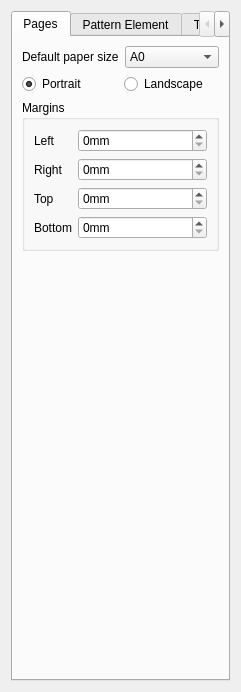
<?xml version="1.0" encoding="UTF-8"?>
<ui version="4.0">
 <class>PrinterConfigPage</class>
 <widget class="QWidget" name="PrinterConfigPage">
  <property name="geometry">
   <rect>
    <x>0</x>
    <y>0</y>
    <width>238</width>
    <height>629</height>
   </rect>
  </property>
  <property name="windowTitle">
   <string>Printer Configuration</string>
  </property>
  <layout class="QVBoxLayout" name="verticalLayout_12">
   <item>
    <widget class="QTabWidget" name="tabWidget">
     <property name="currentIndex">
      <number>0</number>
     </property>
     <widget class="QWidget" name="tab">
      <attribute name="title">
       <string>Pages</string>
      </attribute>
      <layout class="QVBoxLayout" name="verticalLayout_13">
       <item>
        <layout class="QHBoxLayout" name="horizontalLayout_2">
         <item>
          <widget class="QLabel" name="label">
           <property name="text">
            <string>Default paper size</string>
           </property>
          </widget>
         </item>
         <item>
          <widget class="KComboBox" name="kcfg_Page_Size">
           <property name="sizePolicy">
            <sizepolicy hsizetype="Preferred" vsizetype="Preferred">
             <horstretch>0</horstretch>
             <verstretch>0</verstretch>
            </sizepolicy>
           </property>
           <property name="toolTip">
            <string>Select a paper size</string>
           </property>
           <item>
            <property name="text">
             <string comment="Paper size">A0</string>
            </property>
           </item>
           <item>
            <property name="text">
             <string comment="Paper size">A1</string>
            </property>
           </item>
           <item>
            <property name="text">
             <string comment="Paper size">A2</string>
            </property>
           </item>
           <item>
            <property name="text">
             <string comment="Paper size">A3</string>
            </property>
           </item>
           <item>
            <property name="text">
             <string comment="Paper size">A4</string>
            </property>
           </item>
           <item>
            <property name="text">
             <string comment="Paper size">A5</string>
            </property>
           </item>
           <item>
            <property name="text">
             <string comment="Paper size">A6</string>
            </property>
           </item>
           <item>
            <property name="text">
             <string comment="Paper size">A7</string>
            </property>
           </item>
           <item>
            <property name="text">
             <string comment="Paper size">A8</string>
            </property>
           </item>
           <item>
            <property name="text">
             <string comment="Paper size">A9</string>
            </property>
           </item>
           <item>
            <property name="text">
             <string comment="Paper size">B0</string>
            </property>
           </item>
           <item>
            <property name="text">
             <string comment="Paper size">B1</string>
            </property>
           </item>
           <item>
            <property name="text">
             <string comment="Paper size">B2</string>
            </property>
           </item>
           <item>
            <property name="text">
             <string comment="Paper size">B3</string>
            </property>
           </item>
           <item>
            <property name="text">
             <string comment="Paper size">B4</string>
            </property>
           </item>
           <item>
            <property name="text">
             <string comment="Paper size">B5</string>
            </property>
           </item>
           <item>
            <property name="text">
             <string comment="Paper size">B6</string>
            </property>
           </item>
           <item>
            <property name="text">
             <string comment="Paper size">B7</string>
            </property>
           </item>
           <item>
            <property name="text">
             <string comment="Paper size">B8</string>
            </property>
           </item>
           <item>
            <property name="text">
             <string comment="Paper size">B9</string>
            </property>
           </item>
           <item>
            <property name="text">
             <string comment="Paper size">B10</string>
            </property>
           </item>
           <item>
            <property name="text">
             <string comment="Paper size">C5E</string>
            </property>
           </item>
           <item>
            <property name="text">
             <string comment="Paper size">Comm10E</string>
            </property>
           </item>
           <item>
            <property name="text">
             <string comment="Paper size">DLE</string>
            </property>
           </item>
           <item>
            <property name="text">
             <string comment="Paper size">Executive</string>
            </property>
           </item>
           <item>
            <property name="text">
             <string comment="Paper size">Folio</string>
            </property>
           </item>
           <item>
            <property name="text">
             <string comment="Paper size">Ledger</string>
            </property>
           </item>
           <item>
            <property name="text">
             <string comment="Paper size">Legal</string>
            </property>
           </item>
           <item>
            <property name="text">
             <string comment="Paper size">Letter</string>
            </property>
           </item>
           <item>
            <property name="text">
             <string comment="Paper size">Tabloid</string>
            </property>
           </item>
          </widget>
         </item>
        </layout>
       </item>
       <item>
        <layout class="QHBoxLayout" name="horizontalLayout">
         <item>
          <widget class="QRadioButton" name="PortraitRadioButton">
           <property name="text">
            <string>Portrait</string>
           </property>
           <property name="checked">
            <bool>true</bool>
           </property>
           <attribute name="buttonGroup">
            <string notr="true">kcfg_Page_Orientation</string>
           </attribute>
          </widget>
         </item>
         <item>
          <widget class="QRadioButton" name="LandscapeRadioButton">
           <property name="text">
            <string>Landscape</string>
           </property>
           <attribute name="buttonGroup">
            <string notr="true">kcfg_Page_Orientation</string>
           </attribute>
          </widget>
         </item>
        </layout>
       </item>
       <item>
        <widget class="QGroupBox" name="groupBox">
         <property name="title">
          <string>Margins</string>
         </property>
         <layout class="QVBoxLayout" name="verticalLayout">
          <item>
           <layout class="QFormLayout" name="formLayout">
            <item row="0" column="0">
             <widget class="QLabel" name="label_2">
              <property name="text">
               <string comment="Left margin">Left</string>
              </property>
             </widget>
            </item>
            <item row="0" column="1">
             <widget class="QSpinBox" name="kcfg_Page_MarginLeft">
              <property name="minimumSize">
               <size>
                <width>80</width>
                <height>0</height>
               </size>
              </property>
              <property name="suffix">
               <string>mm</string>
              </property>
             </widget>
            </item>
            <item row="1" column="0">
             <widget class="QLabel" name="label_3">
              <property name="text">
               <string comment="Right margin">Right</string>
              </property>
             </widget>
            </item>
            <item row="1" column="1">
             <widget class="QSpinBox" name="kcfg_Page_MarginRight">
              <property name="minimumSize">
               <size>
                <width>80</width>
                <height>0</height>
               </size>
              </property>
              <property name="suffix">
               <string>mm</string>
              </property>
             </widget>
            </item>
            <item row="2" column="0">
             <widget class="QLabel" name="label_4">
              <property name="text">
               <string comment="Top margin">Top</string>
              </property>
             </widget>
            </item>
            <item row="2" column="1">
             <widget class="QSpinBox" name="kcfg_Page_MarginTop">
              <property name="minimumSize">
               <size>
                <width>80</width>
                <height>0</height>
               </size>
              </property>
              <property name="suffix">
               <string>mm</string>
              </property>
             </widget>
            </item>
            <item row="3" column="0">
             <widget class="QLabel" name="label_5">
              <property name="text">
               <string comment="Bottom margin">Bottom</string>
              </property>
             </widget>
            </item>
            <item row="3" column="1">
             <widget class="QSpinBox" name="kcfg_Page_MarginBottom">
              <property name="minimumSize">
               <size>
                <width>80</width>
                <height>0</height>
               </size>
              </property>
              <property name="suffix">
               <string>mm</string>
              </property>
             </widget>
            </item>
           </layout>
          </item>
         </layout>
        </widget>
       </item>
       <item>
        <spacer name="verticalSpacer_2">
         <property name="orientation">
          <enum>Qt::Vertical</enum>
         </property>
         <property name="sizeHint" stdset="0">
          <size>
           <width>20</width>
           <height>407</height>
          </size>
         </property>
        </spacer>
       </item>
      </layout>
     </widget>
     <widget class="QWidget" name="tab_2">
      <attribute name="title">
       <string>Pattern Element</string>
      </attribute>
      <layout class="QVBoxLayout" name="verticalLayout_10">
       <item>
        <widget class="QGroupBox" name="groupBox_2">
         <property name="title">
          <string>Margins</string>
         </property>
         <layout class="QVBoxLayout" name="verticalLayout_2">
          <item>
           <layout class="QFormLayout" name="formLayout_2">
            <item row="0" column="0">
             <widget class="QLabel" name="label_6">
              <property name="text">
               <string comment="Left margin">Left</string>
              </property>
             </widget>
            </item>
            <item row="0" column="1">
             <widget class="QSpinBox" name="kcfg_PatternElement_MarginLeft">
              <property name="minimumSize">
               <size>
                <width>80</width>
                <height>0</height>
               </size>
              </property>
              <property name="suffix">
               <string>mm</string>
              </property>
             </widget>
            </item>
            <item row="1" column="0">
             <widget class="QLabel" name="label_7">
              <property name="text">
               <string comment="Right margin">Right</string>
              </property>
             </widget>
            </item>
            <item row="1" column="1">
             <widget class="QSpinBox" name="kcfg_PatternElement_MarginRight">
              <property name="minimumSize">
               <size>
                <width>80</width>
                <height>0</height>
               </size>
              </property>
              <property name="suffix">
               <string>mm</string>
              </property>
             </widget>
            </item>
            <item row="2" column="0">
             <widget class="QLabel" name="label_8">
              <property name="text">
               <string comment="Top margin">Top</string>
              </property>
             </widget>
            </item>
            <item row="2" column="1">
             <widget class="QSpinBox" name="kcfg_PatternElement_MarginTop">
              <property name="minimumSize">
               <size>
                <width>80</width>
                <height>0</height>
               </size>
              </property>
              <property name="suffix">
               <string>mm</string>
              </property>
             </widget>
            </item>
            <item row="3" column="0">
             <widget class="QLabel" name="label_9">
              <property name="text">
               <string comment="Bottom margin">Bottom</string>
              </property>
             </widget>
            </item>
            <item row="3" column="1">
             <widget class="QSpinBox" name="kcfg_PatternElement_MarginBottom">
              <property name="minimumSize">
               <size>
                <width>80</width>
                <height>0</height>
               </size>
              </property>
              <property name="suffix">
               <string>mm</string>
              </property>
             </widget>
            </item>
           </layout>
          </item>
         </layout>
        </widget>
       </item>
       <item>
        <widget class="QGroupBox" name="groupBox_11">
         <property name="title">
          <string>Cells</string>
         </property>
         <layout class="QVBoxLayout" name="verticalLayout_11">
          <item>
           <layout class="QGridLayout" name="gridLayout">
            <item row="0" column="0">
             <widget class="QLabel" name="label_27">
              <property name="text">
               <string>Minimum cell size (mm)</string>
              </property>
              <property name="alignment">
               <set>Qt::AlignRight|Qt::AlignTrailing|Qt::AlignVCenter</set>
              </property>
             </widget>
            </item>
            <item row="0" column="1">
             <widget class="QSpinBox" name="kcfg_PatternElement_MinimumCellSize"/>
            </item>
            <item row="1" column="0">
             <widget class="QLabel" name="label_28">
              <property name="text">
               <string>Minimum overflow</string>
              </property>
              <property name="alignment">
               <set>Qt::AlignRight|Qt::AlignTrailing|Qt::AlignVCenter</set>
              </property>
             </widget>
            </item>
            <item row="1" column="1">
             <widget class="QSpinBox" name="kcfg_PatternElement_MinimumOverflow"/>
            </item>
           </layout>
          </item>
         </layout>
        </widget>
       </item>
       <item>
        <widget class="QGroupBox" name="groupBox_12">
         <property name="title">
          <string>Selections</string>
         </property>
         <layout class="QFormLayout" name="formLayout_5">
          <item row="0" column="0">
           <widget class="QLabel" name="label_29">
            <property name="text">
             <string>Selected area color</string>
            </property>
           </widget>
          </item>
          <item row="0" column="1">
           <widget class="KColorButton" name="kcfg_PatternElement_SelectedAreaColor">
            <property name="sizePolicy">
             <sizepolicy hsizetype="Minimum" vsizetype="Minimum">
              <horstretch>0</horstretch>
              <verstretch>0</verstretch>
             </sizepolicy>
            </property>
            <property name="minimumSize">
             <size>
              <width>20</width>
              <height>20</height>
             </size>
            </property>
            <property name="iconSize">
             <size>
              <width>16</width>
              <height>16</height>
             </size>
            </property>
           </widget>
          </item>
         </layout>
        </widget>
       </item>
       <item>
        <spacer name="verticalSpacer">
         <property name="orientation">
          <enum>Qt::Vertical</enum>
         </property>
         <property name="sizeHint" stdset="0">
          <size>
           <width>20</width>
           <height>396</height>
          </size>
         </property>
        </spacer>
       </item>
      </layout>
     </widget>
     <widget class="QWidget" name="tab_3">
      <attribute name="title">
       <string>Text Element</string>
      </attribute>
      <layout class="QVBoxLayout" name="verticalLayout_5">
       <item>
        <widget class="QGroupBox" name="groupBox_7">
         <property name="title">
          <string>Text</string>
         </property>
         <layout class="QFormLayout" name="formLayout_8">
          <item row="0" column="0">
           <widget class="QLabel" name="label_21">
            <property name="text">
             <string>Text color</string>
            </property>
           </widget>
          </item>
          <item row="0" column="1">
           <widget class="KColorButton" name="kcfg_TextElement_TextColor">
            <property name="minimumSize">
             <size>
              <width>80</width>
              <height>0</height>
             </size>
            </property>
           </widget>
          </item>
         </layout>
        </widget>
       </item>
       <item>
        <widget class="QGroupBox" name="groupBox_6">
         <property name="title">
          <string comment="Fill the background">Background</string>
         </property>
         <layout class="QFormLayout" name="formLayout_7">
          <property name="fieldGrowthPolicy">
           <enum>QFormLayout::ExpandingFieldsGrow</enum>
          </property>
          <item row="1" column="0">
           <widget class="QLabel" name="label_20">
            <property name="text">
             <string comment="Background color">Color</string>
            </property>
           </widget>
          </item>
          <item row="1" column="1">
           <widget class="KColorButton" name="kcfg_TextElement_BackgroundColor">
            <property name="minimumSize">
             <size>
              <width>80</width>
              <height>0</height>
             </size>
            </property>
           </widget>
          </item>
          <item row="2" column="0">
           <widget class="QLabel" name="label_22">
            <property name="text">
             <string>Transparency</string>
            </property>
           </widget>
          </item>
          <item row="2" column="1">
           <widget class="QSpinBox" name="kcfg_TextElement_BackgroundTransparency">
            <property name="minimumSize">
             <size>
              <width>80</width>
              <height>0</height>
             </size>
            </property>
            <property name="maximum">
             <number>255</number>
            </property>
           </widget>
          </item>
          <item row="0" column="0" colspan="2">
           <widget class="QCheckBox" name="kcfg_TextElement_FillBackground">
            <property name="text">
             <string>Fill background</string>
            </property>
           </widget>
          </item>
         </layout>
        </widget>
       </item>
       <item>
        <widget class="QGroupBox" name="groupBox_5">
         <property name="title">
          <string>Border</string>
         </property>
         <layout class="QVBoxLayout" name="verticalLayout_6">
          <item>
           <widget class="QCheckBox" name="kcfg_TextElement_ShowBorder">
            <property name="text">
             <string>Show border</string>
            </property>
           </widget>
          </item>
          <item>
           <layout class="QFormLayout" name="formLayout_6">
            <item row="0" column="0">
             <widget class="QLabel" name="label_18">
              <property name="text">
               <string comment="Border color">Color</string>
              </property>
             </widget>
            </item>
            <item row="0" column="1">
             <widget class="KColorButton" name="kcfg_TextElement_BorderColor">
              <property name="minimumSize">
               <size>
                <width>80</width>
                <height>0</height>
               </size>
              </property>
             </widget>
            </item>
            <item row="1" column="0">
             <widget class="QLabel" name="label_19">
              <property name="text">
               <string>Thickness</string>
              </property>
             </widget>
            </item>
            <item row="1" column="1">
             <widget class="QSpinBox" name="kcfg_TextElement_BorderThickness">
              <property name="minimumSize">
               <size>
                <width>80</width>
                <height>0</height>
               </size>
              </property>
              <property name="suffix">
               <string>mm</string>
              </property>
             </widget>
            </item>
           </layout>
          </item>
         </layout>
        </widget>
       </item>
       <item>
        <widget class="QGroupBox" name="groupBox_3">
         <property name="title">
          <string>Margins</string>
         </property>
         <layout class="QVBoxLayout" name="verticalLayout_3">
          <item>
           <layout class="QFormLayout" name="formLayout_3">
            <item row="0" column="0">
             <widget class="QLabel" name="label_10">
              <property name="text">
               <string comment="Left margin">Left</string>
              </property>
             </widget>
            </item>
            <item row="0" column="1">
             <widget class="QSpinBox" name="kcfg_TextElement_MarginLeft">
              <property name="minimumSize">
               <size>
                <width>80</width>
                <height>0</height>
               </size>
              </property>
              <property name="suffix">
               <string>mm</string>
              </property>
             </widget>
            </item>
            <item row="1" column="0">
             <widget class="QLabel" name="label_11">
              <property name="text">
               <string comment="Right margin">Right</string>
              </property>
             </widget>
            </item>
            <item row="1" column="1">
             <widget class="QSpinBox" name="kcfg_TextElement_MarginRight">
              <property name="minimumSize">
               <size>
                <width>80</width>
                <height>0</height>
               </size>
              </property>
              <property name="suffix">
               <string>mm</string>
              </property>
             </widget>
            </item>
            <item row="2" column="0">
             <widget class="QLabel" name="label_12">
              <property name="text">
               <string comment="Top margin">Top</string>
              </property>
             </widget>
            </item>
            <item row="2" column="1">
             <widget class="QSpinBox" name="kcfg_TextElement_MarginTop">
              <property name="minimumSize">
               <size>
                <width>80</width>
                <height>0</height>
               </size>
              </property>
              <property name="suffix">
               <string>mm</string>
              </property>
             </widget>
            </item>
            <item row="3" column="0">
             <widget class="QLabel" name="label_13">
              <property name="text">
               <string comment="Bottom margin">Bottom</string>
              </property>
             </widget>
            </item>
            <item row="3" column="1">
             <widget class="QSpinBox" name="kcfg_TextElement_MarginBottom">
              <property name="minimumSize">
               <size>
                <width>80</width>
                <height>0</height>
               </size>
              </property>
              <property name="suffix">
               <string>mm</string>
              </property>
             </widget>
            </item>
           </layout>
          </item>
         </layout>
        </widget>
       </item>
       <item>
        <spacer name="verticalSpacer_3">
         <property name="orientation">
          <enum>Qt::Vertical</enum>
         </property>
         <property name="sizeHint" stdset="0">
          <size>
           <width>20</width>
           <height>159</height>
          </size>
         </property>
        </spacer>
       </item>
      </layout>
     </widget>
     <widget class="QWidget" name="tab_4">
      <attribute name="title">
       <string>Key Element</string>
      </attribute>
      <layout class="QVBoxLayout" name="verticalLayout_9">
       <item>
        <widget class="QGroupBox" name="groupBox_8">
         <property name="title">
          <string>Border</string>
         </property>
         <layout class="QVBoxLayout" name="verticalLayout_7">
          <item>
           <widget class="QCheckBox" name="kcfg_KeyElement_ShowBorder">
            <property name="text">
             <string>Show border</string>
            </property>
           </widget>
          </item>
          <item>
           <layout class="QFormLayout" name="formLayout_9">
            <item row="0" column="0">
             <widget class="QLabel" name="label_23">
              <property name="text">
               <string comment="Border color">Color</string>
              </property>
             </widget>
            </item>
            <item row="0" column="1">
             <widget class="KColorButton" name="kcfg_KeyElement_BorderColor">
              <property name="minimumSize">
               <size>
                <width>80</width>
                <height>0</height>
               </size>
              </property>
             </widget>
            </item>
            <item row="1" column="0">
             <widget class="QLabel" name="label_24">
              <property name="text">
               <string>Thickness</string>
              </property>
             </widget>
            </item>
            <item row="1" column="1">
             <widget class="QSpinBox" name="kcfg_KeyElement_BorderThickness">
              <property name="minimumSize">
               <size>
                <width>80</width>
                <height>0</height>
               </size>
              </property>
              <property name="suffix">
               <string>mm</string>
              </property>
             </widget>
            </item>
           </layout>
          </item>
         </layout>
        </widget>
       </item>
       <item>
        <widget class="QGroupBox" name="groupBox_9">
         <property name="title">
          <string comment="Fill the background">Background</string>
         </property>
         <layout class="QFormLayout" name="formLayout_10">
          <item row="0" column="0" colspan="2">
           <widget class="QCheckBox" name="kcfg_KeyElement_FillBackground">
            <property name="text">
             <string>Fill background</string>
            </property>
           </widget>
          </item>
          <item row="1" column="0">
           <widget class="QLabel" name="label_25">
            <property name="text">
             <string comment="Background color">Color</string>
            </property>
           </widget>
          </item>
          <item row="1" column="1">
           <widget class="KColorButton" name="kcfg_KeyElement_BackgroundColor">
            <property name="minimumSize">
             <size>
              <width>80</width>
              <height>0</height>
             </size>
            </property>
           </widget>
          </item>
          <item row="2" column="0">
           <widget class="QLabel" name="label_26">
            <property name="text">
             <string>Transparency</string>
            </property>
           </widget>
          </item>
          <item row="2" column="1">
           <widget class="QSpinBox" name="kcfg_KeyElement_BackgroundTransparency">
            <property name="minimumSize">
             <size>
              <width>80</width>
              <height>0</height>
             </size>
            </property>
            <property name="maximum">
             <number>255</number>
            </property>
           </widget>
          </item>
         </layout>
        </widget>
       </item>
       <item>
        <widget class="QGroupBox" name="groupBox_4">
         <property name="title">
          <string>Margins</string>
         </property>
         <layout class="QVBoxLayout" name="verticalLayout_4">
          <item>
           <layout class="QFormLayout" name="formLayout_4">
            <item row="0" column="0">
             <widget class="QLabel" name="label_14">
              <property name="text">
               <string comment="Left margin">Left</string>
              </property>
             </widget>
            </item>
            <item row="0" column="1">
             <widget class="QSpinBox" name="kcfg_KeyElement_MarginLeft">
              <property name="minimumSize">
               <size>
                <width>80</width>
                <height>0</height>
               </size>
              </property>
              <property name="suffix">
               <string>mm</string>
              </property>
             </widget>
            </item>
            <item row="1" column="0">
             <widget class="QLabel" name="label_15">
              <property name="text">
               <string comment="Right margin">Right</string>
              </property>
             </widget>
            </item>
            <item row="1" column="1">
             <widget class="QSpinBox" name="kcfg_KeyElement_MarginRight">
              <property name="minimumSize">
               <size>
                <width>80</width>
                <height>0</height>
               </size>
              </property>
              <property name="suffix">
               <string>mm</string>
              </property>
             </widget>
            </item>
            <item row="2" column="0">
             <widget class="QLabel" name="label_16">
              <property name="text">
               <string comment="Top margin">Top</string>
              </property>
             </widget>
            </item>
            <item row="2" column="1">
             <widget class="QSpinBox" name="kcfg_KeyElement_MarginTop">
              <property name="minimumSize">
               <size>
                <width>80</width>
                <height>0</height>
               </size>
              </property>
              <property name="suffix">
               <string>mm</string>
              </property>
             </widget>
            </item>
            <item row="3" column="0">
             <widget class="QLabel" name="label_17">
              <property name="text">
               <string comment="Bottom margin">Bottom</string>
              </property>
             </widget>
            </item>
            <item row="3" column="1">
             <widget class="QSpinBox" name="kcfg_KeyElement_MarginBottom">
              <property name="minimumSize">
               <size>
                <width>80</width>
                <height>0</height>
               </size>
              </property>
              <property name="suffix">
               <string>mm</string>
              </property>
             </widget>
            </item>
           </layout>
          </item>
         </layout>
        </widget>
       </item>
       <item>
        <widget class="QGroupBox" name="groupBox_10">
         <property name="title">
          <string>Elements</string>
         </property>
         <layout class="QVBoxLayout" name="verticalLayout_8">
          <item>
           <widget class="QCheckBox" name="kcfg_KeyElement_SymbolColumn">
            <property name="text">
             <string>Symbols</string>
            </property>
            <property name="checked">
             <bool>false</bool>
            </property>
           </widget>
          </item>
          <item>
           <widget class="QCheckBox" name="kcfg_KeyElement_FlossNameColumn">
            <property name="text">
             <string>Floss name</string>
            </property>
            <property name="checked">
             <bool>false</bool>
            </property>
           </widget>
          </item>
          <item>
           <widget class="QCheckBox" name="kcfg_KeyElement_FlossDescriptionColumn">
            <property name="text">
             <string>Floss description</string>
            </property>
           </widget>
          </item>
          <item>
           <widget class="QCheckBox" name="kcfg_KeyElement_StrandsColumn">
            <property name="text">
             <string>Strands</string>
            </property>
            <property name="checked">
             <bool>false</bool>
            </property>
           </widget>
          </item>
          <item>
           <widget class="QCheckBox" name="kcfg_KeyElement_StitchesColumn">
            <property name="text">
             <string>Stitches</string>
            </property>
           </widget>
          </item>
          <item>
           <widget class="QCheckBox" name="kcfg_KeyElement_LengthColumn">
            <property name="text">
             <string>Length</string>
            </property>
           </widget>
          </item>
          <item>
           <widget class="QCheckBox" name="kcfg_KeyElement_SkeinsColumn">
            <property name="text">
             <string>Skeins</string>
            </property>
            <property name="checked">
             <bool>false</bool>
            </property>
           </widget>
          </item>
         </layout>
        </widget>
       </item>
      </layout>
     </widget>
    </widget>
   </item>
  </layout>
 </widget>
 <customwidgets>
  <customwidget>
   <class>KColorButton</class>
   <extends>QPushButton</extends>
   <header>kcolorbutton.h</header>
  </customwidget>
  <customwidget>
   <class>KComboBox</class>
   <extends>QComboBox</extends>
   <header>kcombobox.h</header>
  </customwidget>
 </customwidgets>
 <tabstops>
  <tabstop>kcfg_Page_Size</tabstop>
  <tabstop>kcfg_Page_MarginLeft</tabstop>
  <tabstop>kcfg_Page_MarginRight</tabstop>
  <tabstop>kcfg_Page_MarginTop</tabstop>
  <tabstop>kcfg_Page_MarginBottom</tabstop>
  <tabstop>kcfg_PatternElement_MarginLeft</tabstop>
  <tabstop>kcfg_PatternElement_MarginRight</tabstop>
  <tabstop>kcfg_PatternElement_MarginTop</tabstop>
  <tabstop>kcfg_PatternElement_MarginBottom</tabstop>
  <tabstop>kcfg_TextElement_TextColor</tabstop>
  <tabstop>kcfg_TextElement_FillBackground</tabstop>
  <tabstop>kcfg_TextElement_BackgroundColor</tabstop>
  <tabstop>kcfg_TextElement_BackgroundTransparency</tabstop>
  <tabstop>kcfg_TextElement_ShowBorder</tabstop>
  <tabstop>kcfg_TextElement_BorderColor</tabstop>
  <tabstop>kcfg_TextElement_BorderThickness</tabstop>
  <tabstop>kcfg_TextElement_MarginLeft</tabstop>
  <tabstop>kcfg_TextElement_MarginRight</tabstop>
  <tabstop>kcfg_TextElement_MarginTop</tabstop>
  <tabstop>kcfg_TextElement_MarginBottom</tabstop>
  <tabstop>kcfg_KeyElement_ShowBorder</tabstop>
  <tabstop>kcfg_KeyElement_BorderColor</tabstop>
  <tabstop>kcfg_KeyElement_BorderThickness</tabstop>
  <tabstop>kcfg_KeyElement_FillBackground</tabstop>
  <tabstop>kcfg_KeyElement_BackgroundColor</tabstop>
  <tabstop>kcfg_KeyElement_BackgroundTransparency</tabstop>
  <tabstop>kcfg_KeyElement_MarginLeft</tabstop>
  <tabstop>kcfg_KeyElement_MarginRight</tabstop>
  <tabstop>kcfg_KeyElement_MarginTop</tabstop>
  <tabstop>kcfg_KeyElement_MarginBottom</tabstop>
  <tabstop>kcfg_KeyElement_SymbolColumn</tabstop>
  <tabstop>kcfg_KeyElement_FlossNameColumn</tabstop>
  <tabstop>kcfg_KeyElement_FlossDescriptionColumn</tabstop>
  <tabstop>kcfg_KeyElement_StrandsColumn</tabstop>
  <tabstop>kcfg_KeyElement_StitchesColumn</tabstop>
  <tabstop>kcfg_KeyElement_LengthColumn</tabstop>
  <tabstop>kcfg_KeyElement_SkeinsColumn</tabstop>
 </tabstops>
 <resources/>
 <connections/>
 <buttongroups>
  <buttongroup name="kcfg_Page_Orientation"/>
 </buttongroups>
</ui>
